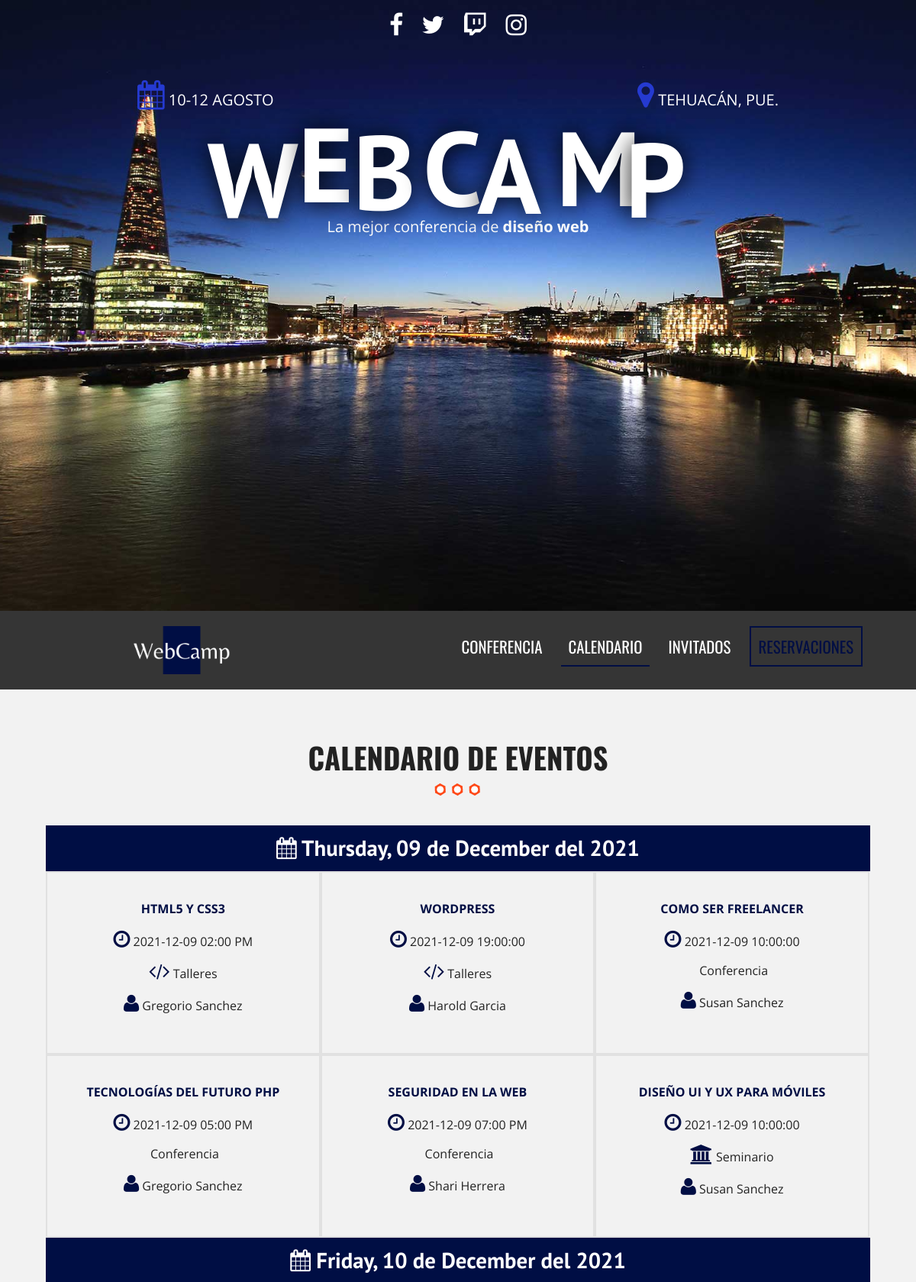
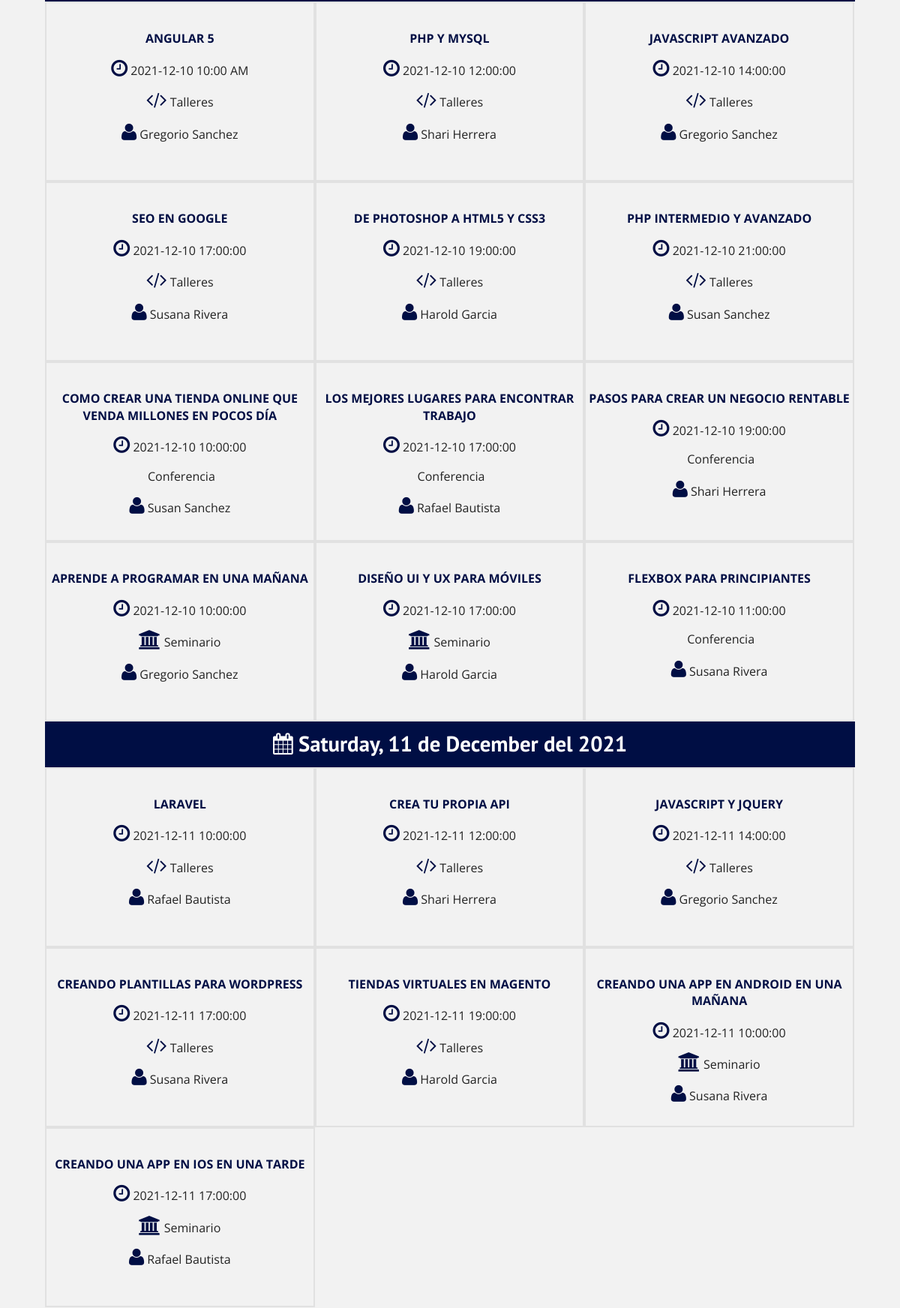
Page /calendario.php (upper part) on the committed database (2 pictures, top to bottom).
### tables this page shows
CREATE TABLE `eventos` (
  `evento_id` tinyint(10) NOT NULL,
  `nombre_evento` varchar(60) NOT NULL,
  `fecha_evento` date NOT NULL,
  `hora_evento` varchar(10) NOT NULL,
  `id_cat_evento` tinyint(10) NOT NULL,
  `id_inv` tinyint(4) NOT NULL,
  `clave` varchar(10) NOT NULL
);

CREATE TABLE `categoria_evento` (
  `id_categoria` tinyint(10) NOT NULL,
  `cat_evento` varchar(50) NOT NULL,
  `icono` varchar(15) NOT NULL,
  `actualizado` datetime NOT NULL
);

### calendario.php (the view, shortened to what this page needs)
<?php include_once 'includes/templates/header.php'; ?>
        <section class="seccion contenedor">
              <h2>Calendario de Eventos</h2>
              <?php
                try {
                    require_once('includes/funciones/bd_conexion.php');
                    $sql = " SELECT evento_id, nombre_evento, fecha_evento, hora_evento, cat_evento, icono, nombre_invitado, apellido_invitado ";
                    $sql .= " FROM eventos ";
                    $sql .= " INNER JOIN categoria_evento ";
                    $sql .= " ON eventos.id_cat_evento = categoria_evento.id_categoria ";
                    $sql .= " INNER JOIN invitados ";
                    $sql .= " ON eventos.id_inv = invitados.invitado_id ";
                    $sql .= " ORDER BY evento_id ";
                    $resultado = $conn->query($sql);
                } catch (\Exception $e) {
                    echo $e->getMessage();
                }
              ?>
              <div class="calendario">
                  <?php
                     $calendario = array();
                     while( $eventos = $resultado->fetch_assoc() ) {
                         $fecha = $eventos['fecha_evento'];
                         $evento = array(
                             'titulo' => $eventos['nombre_evento'],
                             'fecha' => $eventos['fecha_evento'],
                             'hora' => $eventos['hora_evento'],
                             'categoria' => $eventos['cat_evento'],
                             'icono' =>  $eventos['icono'],
                             'invitado' => $eventos['nombre_invitado'] . " " . $eventos['apellido_invitado']
                         );
                         $calendario[$fecha][] = $evento;
                         ?>
                     <?php   }   ?>
                     <?php
                        foreach($calendario as $dia => $lista_eventos) { ?>
                            <h3>
                                <i class="fa fa-calendar"></i>
                                <?php
                                    echo  strftime( "%A, %d de %B del %Y", strtotime($dia) ); ?>
                            </h3>
                            <?php foreach($lista_eventos as $evento) { ?>
                                <div class="dia">
                                    <p class="titulo"><?php echo $evento['titulo']; ?></p>
                                    <p class="hora">
                                        <i class="fa fa-clock-o" aria-hidden="true"></i>
                                        <?php echo $evento['fecha'] . " " . $evento['hora']; ?>
                                    </p>
                                    <p>
                                        <i class="fa <?php echo $evento['icono']; ?>" aria-hidden="true"></i>
                                        <?php echo $evento['categoria']; ?></p>
                                    <p>
                                        <i class="fa fa-user" aria-hidden="true"></i>
                                        <?php echo $evento['invitado']; ?></p>
                                </div>
                            <?php }  ?>
                        <?php }  ?>
              </div>
        </section>
    <?php include_once 'includes/templates/footer.php'; ?>

### includes/templates/header.php (shortened to what this page needs)
<!doctype html>
<html class="no-js" lang="">
    <head>
        <link rel="stylesheet" href="css/normalize.css">
        <link rel="stylesheet" href="css/font-awesome.min.css">
        <link rel="stylesheet" href="css/leaflet.css">
        <?php
            $archivo = basename($_SERVER['PHP_SELF']);
            $pagina = str_replace(".php", "", $archivo);
        ?>
        <link rel="stylesheet" href="css/main.css">
    </head>
    <body class="<?php echo $pagina; ?>">
        <header class="site-header">
            <div class="hero">
                <div class="contenido-header">
                <nav class="redes-sociales">
                  <a href="https://www.facebook.com/melissa.may3715" target="_blank"><i class="fa fa-facebook" aria-hidden="true"></i></a>
                  <a href="https://twitter.com/melissa_may_15?s=09" target="_blank"><i class="fa fa-twitter" aria-hidden="true"></i></a>
                  <a href="https://www.twitch.tv/Mayie__" target="_blank"><i class="fa fa-twitch" aria-hidden="true"></i></a>
                  <a href="https://www.instagram.com/melissa.m_p/" target="_blank"><i class="fa fa-instagram" aria-hidden="true"></i></a>
              </nav>
                    <div class="informacion-evento">
                        <div class="clearfix">
                            <p class="fecha"><i class="fa fa-calendar" aria-hidden="true"></i> 10-12 Agosto</p>
                            <p class="ciudad"><i class="fa fa-map-marker" aria-hidden="true"></i> Tehuacán, Pue.</p>
                        </div>
                        <h1 class="nombre-sitio">WebCamp</h1>
                        <p class="slogan">La mejor conferencia de <span>diseño web</span></p>
                    </div>
                </div>
            </div>
        </header>
        <div class="barra">
            <div class="contenedor clearfix">
                <div class="logo">
                    <a href="index.php">
                        <img src="img/logo.png" alt="logo webcamp">
                    </a>
                </div>
                <nav class="navegacion-principal clearfix">
                    <a href="conferencia.php">Conferencia</a>
                    <a href="calendario.php">Calendario</a>
                    <a href="invitados.php">Invitados</a>
                    <a href="registro.php">Reservaciones</a>
                </nav>
            </div>
        </div>

### includes/templates/footer.php (shortened to what this page needs)
          <link href="//cdn-images.mailchimp.com/embedcode/classic-10_7.css" rel="stylesheet" type="text/css">
</body>
</html>

### css/main.css (style rules this page uses)
html { color: #222; font-size: 1em; line-height: 1.4; }
audio, canvas, iframe, img, svg, video { vertical-align: middle; }
html { box-sizing: border-box; }
*,*:before,*:after { box-sizing: inherit; }
body { background-color: #f2f2f2; font-family: 'Open Sans', sans-serif; }
.contenedor { width: 98%; margin:0 auto; }
@media only screen and (min-width:480px) { .contenedor { width: 95%; } }
@media only screen and (min-width:768px) { .contenedor { width: 90%; } }
@media only screen and (min-width:992px) { .contenedor { width: 90%; max-width: 1100px; } }
.seccion { padding: 30px 0; }
.seccion p { font-size: 1.2em; text-align: center; }
h2 { font-family: 'Oswald', sans-serif; font-size: 2.4em; text-transform: uppercase; text-align: center; }
h2::after { content: ''; margin: 0 auto; background-image: url(../img/separador.png); height: 30px; width: 100px; display: block; }
h3 { font-size: 1.8em; color: #000e44; font-family: 'PT Sans', sans-serif; margin: 0; }
div.hero { background-image: url(../img/encabezado.jpg); height: 100vh; background-position: top center; background-size: cover; }
div.contenido-header { padding-top: 40px; }
@media only screen and (min-width:768px) { div.contenido-header { padding-top: 10px; } }
nav.redes-sociales { text-align: center; }
nav.redes-sociales a { color: #ffffff; font-size: 2em; margin-right: 20px; }
nav.redes-sociales a:last-child { margin-right: 0; }
div.informacion-evento { text-align: center; color: #ffffff; }
@media only screen and (min-width:768px) { div.informacion-evento { width: 70%; margin:0 auto; margin-top: 50px; } }
div.informacion-evento p { margin:0; display: inline; font-size: 20px; text-transform: uppercase; }
div.informacion-evento p i { color: #253ad1; font-size: 2.4rem; }
p.fecha { float: left; }
p.ciudad { float: right; text-align: right; }
p.slogan { text-transform: none!important; }
p.slogan span { font-weight: bold; }
h1.nombre-sitio { font-size: 5.9vw; text-transform: uppercase; font-family: 'PT Sans', sans-serif; }
@media only screen and (min-width:768px) { h1.nombre-sitio { font-size: 11.5vw; margin: 0; line-height: 1; } }
div.barra { background-color: #353535; padding: 20px 0; }
div.logo { width: 80%; float: left; }
div.logo img { width: 100%; }
@media only screen and (min-width:768px) { div.logo { width:33%; } }
nav.navegacion-principal { display: none; width: 100%; }
nav.navegacion-principal a { font-family: 'Oswald', sans-serif; color: #ffffff; font-size: 1.3em; text-transform: uppercase; text-decoration: none; transition: all .6s ease; width: 100%; display: block; text-align: center; margin-bottom: 20px; clear: both; }
nav.navegacion-principal a:last-child { border: 2px solid #000e44; color: #000e44; }
@media only screen and (min-width:768px) { nav.navegacion-principal { width: 67%; float: right; text-align: right; display: block; } }
@media only screen and (min-width:768px) { nav.navegacion-principal a { padding: 10px 10px; width:auto; display: inline-block; text-align: center; margin:0 10px 0 0; } }
.navegacion-principal .activo { border-bottom: 2px solid #000e44; }
div.calendario h3 { background-color: #000e44; clear: both; color: white; text-align: center; padding: 10px 0; }
div.calendario::after { clear: both; display: block; content: ''; }
div.dia { width: 50%; float: left; border: 2px solid #e1e1e1; transition: all .3s ease; }
@media only screen and (min-width:768px) { div.dia { width: 33.3%; min-height: 240px; padding-top: 20px; } }
div.dia p.titulo { color: #000e44; text-transform: uppercase; font-weight: bold; }
div.dia p { font-size: 1em; }
div.dia i { color: #000e44; font-size: 1.6em; }
.clearfix:before, .clearfix:after { content: " "; display: table; }
.clearfix:after { clear: both; }

### rows in the picture
eventos: nombre_evento "HTML5 Y CSS3", fecha_evento "2021-12-09", hora_evento "02:00 PM", id_cat_evento.cat_evento "Talleres", invitado "Gregorio Sanchez"
eventos: nombre_evento "WORDPRESS", fecha_evento "2021-12-09", hora_evento "19:00:00", id_cat_evento.cat_evento "Talleres", invitado "Harold Garcia"
eventos: nombre_evento "COMO SER FREELANCER", fecha_evento "2021-12-09", hora_evento "10:00:00", id_cat_evento.cat_evento "Conferencia", invitado "Susan Sanchez"
eventos: nombre_evento "TECNOLOGÍAS DEL FUTURO PHP", fecha_evento "2021-12-09", hora_evento "05:00 PM", id_cat_evento.cat_evento "Conferencia", invitado "Gregorio Sanchez"
eventos: nombre_evento "SEGURIDAD EN LA WEB", fecha_evento "2021-12-09", hora_evento "07:00 PM", id_cat_evento.cat_evento "Conferencia", invitado "Shari Herrera"
eventos: nombre_evento "DISEÑO UI Y UX PARA MÓVILES", fecha_evento "2021-12-09", hora_evento "10:00:00", id_cat_evento.cat_evento "Seminario", invitado "Susan Sanchez"
eventos: nombre_evento "ANGULAR 5", fecha_evento "2021-12-10", hora_evento "10:00 AM", id_cat_evento.cat_evento "Talleres", invitado "Gregorio Sanchez"
eventos: nombre_evento "PHP Y MYSQL", fecha_evento "2021-12-10", hora_evento "12:00:00", id_cat_evento.cat_evento "Talleres", invitado "Shari Herrera"
eventos: nombre_evento "JAVASCRIPT AVANZADO", fecha_evento "2021-12-10", hora_evento "14:00:00", id_cat_evento.cat_evento "Talleres", invitado "Gregorio Sanchez"
eventos: nombre_evento "SEO EN GOOGLE", fecha_evento "2021-12-10", hora_evento "17:00:00", id_cat_evento.cat_evento "Talleres", invitado "Susana Rivera"
eventos: nombre_evento "DE PHOTOSHOP A HTML5 Y CSS3", fecha_evento "2021-12-10", hora_evento "19:00:00", id_cat_evento.cat_evento "Talleres", invitado "Harold Garcia"
eventos: nombre_evento "PHP INTERMEDIO Y AVANZADO", fecha_evento "2021-12-10", hora_evento "21:00:00", id_cat_evento.cat_evento "Talleres", invitado "Susan Sanchez"
eventos: nombre_evento "COMO CREAR UNA TIENDA ONLINE QUE VENDA MILLONES EN POCOS DÍA", fecha_evento "2021-12-10", hora_evento "10:00:00", id_cat_evento.cat_evento "Conferencia", invitado "Susan Sanchez"
eventos: nombre_evento "LOS MEJORES LUGARES PARA ENCONTRAR TRABAJO", fecha_evento "2021-12-10", hora_evento "17:00:00", id_cat_evento.cat_evento "Conferencia", invitado "Rafael Bautista"
eventos: nombre_evento "PASOS PARA CREAR UN NEGOCIO RENTABLE", fecha_evento "2021-12-10", hora_evento "19:00:00", id_cat_evento.cat_evento "Conferencia", invitado "Shari Herrera"
eventos: nombre_evento "APRENDE A PROGRAMAR EN UNA MAÑANA", fecha_evento "2021-12-10", hora_evento "10:00:00", id_cat_evento.cat_evento "Seminario", invitado "Gregorio Sanchez"
eventos: nombre_evento "DISEÑO UI Y UX PARA MÓVILES", fecha_evento "2021-12-10", hora_evento "17:00:00", id_cat_evento.cat_evento "Seminario", invitado "Harold Garcia"
eventos: nombre_evento "FLEXBOX PARA PRINCIPIANTES", fecha_evento "2021-12-10", hora_evento "11:00:00", id_cat_evento.cat_evento "Conferencia", invitado "Susana Rivera"
eventos: nombre_evento "LARAVEL", fecha_evento "2021-12-11", hora_evento "10:00:00", id_cat_evento.cat_evento "Talleres", invitado "Rafael Bautista"
eventos: nombre_evento "CREA TU PROPIA API", fecha_evento "2021-12-11", hora_evento "12:00:00", id_cat_evento.cat_evento "Talleres", invitado "Shari Herrera"
eventos: nombre_evento "JAVASCRIPT Y JQUERY", fecha_evento "2021-12-11", hora_evento "14:00:00", id_cat_evento.cat_evento "Talleres", invitado "Gregorio Sanchez"
eventos: nombre_evento "CREANDO PLANTILLAS PARA WORDPRESS", fecha_evento "2021-12-11", hora_evento "17:00:00", id_cat_evento.cat_evento "Talleres", invitado "Susana Rivera"
eventos: nombre_evento "TIENDAS VIRTUALES EN MAGENTO", fecha_evento "2021-12-11", hora_evento "19:00:00", id_cat_evento.cat_evento "Talleres", invitado "Harold Garcia"
eventos: nombre_evento "CREANDO UNA APP EN ANDROID EN UNA MAÑANA", fecha_evento "2021-12-11", hora_evento "10:00:00", id_cat_evento.cat_evento "Seminario", invitado "Susana Rivera"
eventos: nombre_evento "CREANDO UNA APP EN IOS EN UNA TARDE", fecha_evento "2021-12-11", hora_evento "17:00:00", id_cat_evento.cat_evento "Seminario", invitado "Rafael Bautista"

### other values in the picture
strftime( "%A, %d de %B del %Y", strtotime($dia) ) "Thursday, 09 de December del 2021"
strftime( "%A, %d de %B del %Y", strtotime($dia) ) "Friday, 10 de December del 2021"
strftime( "%A, %d de %B del %Y", strtotime($dia) ) "Saturday, 11 de December del 2021"
